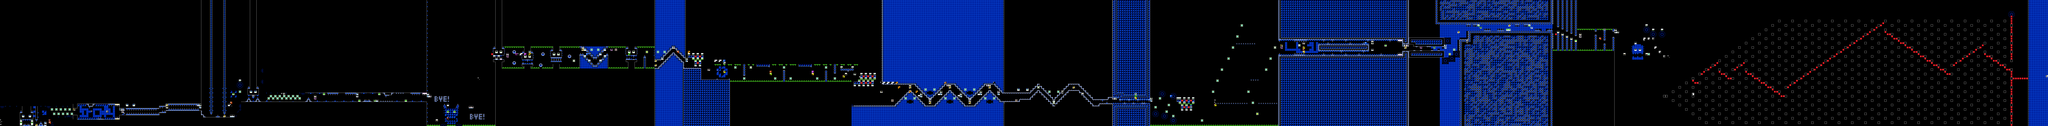

This game map was drawn from its Tiled (.tmx) file and the tilesets committed beside it. A one-line description and the trimmed map source follow:
An orthogonal 926x57 tile map with 16x16 px tiles, 2 tile layers (SP, ...), 2 tilesets, 2 image layers.

<map version="1.10" tiledversion="1.11.2" orientation="orthogonal" renderorder="right-down" width="926" height="57" tilewidth="16" tileheight="16" infinite="0" nextlayerid="5" nextobjectid="1">
 <editorsettings>
  <chunksize width="16" height="27" />
  <export target="../LEVELS/LEVEL DATA/clubstep.csv" format="csv" />
 </editorsettings>
 <tileset firstgid="1" name="famidash" tilewidth="16" tileheight="16" tilecount="256" columns="16">
  <image source="../../../GRAPHICS/famidash.bmp" width="256" height="256" />
 </tileset>
 <tileset firstgid="257" name="sprites" tilewidth="16" tileheight="16" tilecount="256" columns="16">
  <image source="../../../GRAPHICS/sprites.png" width="256" height="256" />
 </tileset>
 <imagelayer id="3" name="Image Layer 1" parallaxx="0.9" parallaxy="0.9" repeatx="1" repeaty="1">
  <image source="../../../GRAPHICS/Old/parallax Blue.bmp" width="144" height="72" />
 </imagelayer>
 <imagelayer id="4" name="Image Layer 2" offsetx="0" offsety="912" repeatx="1">
  <image source="../../../GRAPHICS/ground.bmp" width="64" height="128" />
 </imagelayer>
 <layer id="1" width="926" height="57">
  <data>[52782 cells, 52782 non-empty, 132 distinct tile ids]</data>
 </layer>
 <layer id="2" name="SP" width="926" height="57">
  <data>[52782 cells, 370 non-empty, 62 distinct tile ids]</data>
 </layer>
</map>
